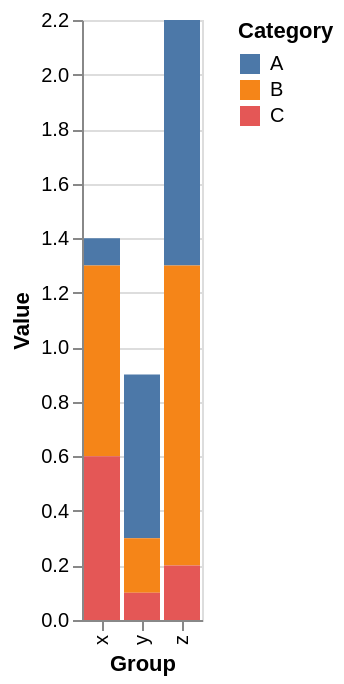

The Vega-Lite source for this figure:
### Vega-Lite specification from a JSON file in a GitHub repository (floating-point values rounded to 4 significant figures)
{"$schema": "https://vega.github.io/schema/vega-lite/v6.json", "description": "A bar chart representing the values for each category and group.", "data": {"name": "input_data"}, "mark": "bar", "encoding": {"x": {"field": "group", "type": "nominal", "axis": {"title": "Group"}}, "y": {"field": "value", "type": "quantitative", "axis": {"title": "Value"}}, "color": {"field": "category", "type": "nominal", "legend": {"title": "Category"}}}, "datasets": {"input_data": [{"category": "A", "group": "x", "value": 0.1}, {"category": "A", "group": "y", "value": 0.6}, {"category": "A", "group": "z", "value": 0.9}, {"category": "B", "group": "x", "value": 0.7}, {"category": "B", "group": "y", "value": 0.2}, {"category": "B", "group": "z", "value": 1.1}, {"category": "C", "group": "x", "value": 0.6}, {"category": "C", "group": "y", "value": 0.1}, {"category": "C", "group": "z", "value": 0.2}]}}
